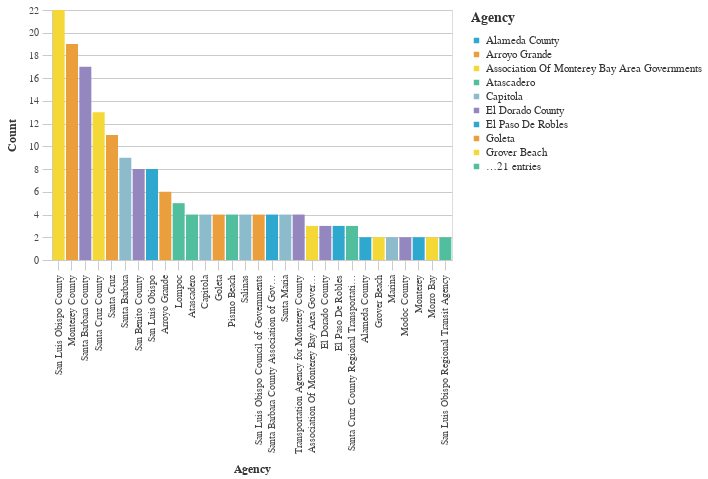

The notebook cell this image was saved under:
### Markdown cell above
## Agencies With The Most Unique Prefix Codes

### Code cell
#Bar chart Agencies With The Most Unique Prefix Codes
    
chart3 = (_dla_utils_reports.basic_bar_chart_no_save(((_dla_utils_reports.get_nunique(df, 'prefix', 'primary_agency_name')).head(30)),
                            'primary_agency_name', 'n', 'primary_agency_name', district))
    
display(chart3)

### Figure 1 — Vega-Lite specification as saved in the notebook (floating-point values rounded to 4 significant figures)
{"config": {"view": {"continuousWidth": 400, "continuousHeight": 300}, "axis": {"domainColor": "#cbcbcb", "grid": true, "gridColor": "#cbcbcb", "gridWidth": 1, "labelColor": "#474747", "labelFont": "Nunito Sans", "labelFontSize": 10, "labelPadding": 4, "tickColor": "#cbcbcb", "tickSize": 10, "titleColor": "#333", "titleFont": "Raleway", "titleFontSize": 12, "titlePadding": 10}, "axisBand": {"grid": false}, "background": "white", "font": "Raleway", "header": {"labelFont": "Nunito Sans", "titleFont": "Raleway"}, "legend": {"labelColor": "#333", "labelFont": "Nunito Sans", "labelFontSize": 11, "labelLimit": 0, "padding": 1, "symbolSize": 30, "symbolType": "square", "titleColor": "#333", "titleFont": "Raleway", "titleFontSize": 14, "titlePadding": 10}, "title": {"anchor": "middle", "font": "Raleway", "fontSize": 18, "fontWeight": 300, "offset": 20}}, "data": {"name": "data-abfcee5489febf814c4fbb24626f2bd7"}, "mark": "bar", "encoding": {"color": {"field": "primary_agency_name", "legend": {"symbolLimit": 10, "title": "Agency"}, "scale": {"range": ["#2EA8CE", "#EB9F3C", "#F4D837", "#51BF9D", "#8CBCCB", "#9487C0"]}, "type": "nominal"}, "tooltip": [{"field": "primary_agency_name", "type": "nominal"}, {"field": "n", "type": "quantitative"}], "x": {"field": "primary_agency_name", "sort": "-y", "title": "Agency", "type": "nominal"}, "y": {"field": "n", "title": "Count", "type": "quantitative"}}, "height": 250, "width": 400, "$schema": "https://vega.github.io/schema/vega-lite/v4.17.0.json", "datasets": {"data-abfcee5489febf814c4fbb24626f2bd7": [{"primary_agency_name": "San Luis Obispo County", "n": 22}, {"primary_agency_name": "Monterey County", "n": 19}, {"primary_agency_name": "Santa Barbara County", "n": 17}, {"primary_agency_name": "Santa Cruz County", "n": 13}, {"primary_agency_name": "Santa Cruz", "n": 11}, {"primary_agency_name": "Santa Barbara", "n": 9}, {"primary_agency_name": "San Benito County", "n": 8}, {"primary_agency_name": "San Luis Obispo", "n": 8}, {"primary_agency_name": "Arroyo Grande", "n": 6}, {"primary_agency_name": "Lompoc", "n": 5}, {"primary_agency_name": "Atascadero", "n": 4}, {"primary_agency_name": "Capitola", "n": 4}, {"primary_agency_name": "Goleta", "n": 4}, {"primary_agency_name": "Pismo Beach", "n": 4}, {"primary_agency_name": "Salinas", "n": 4}, {"primary_agency_name": "San Luis Obispo Council of Governments", "n": 4}, {"primary_agency_name": "Santa Barbara County Association of Governments", "n": 4}, {"primary_agency_name": "Santa Maria", "n": 4}, {"primary_agency_name": "Transportation Agency for Monterey County", "n": 4}, {"primary_agency_name": "Association Of Monterey Bay Area Governments", "n": 3}, {"primary_agency_name": "El Dorado County", "n": 3}, {"primary_agency_name": "El Paso De Robles", "n": 3}, {"primary_agency_name": "Santa Cruz County Regional Transportation Commission", "n": 3}, {"primary_agency_name": "Alameda County", "n": 2}, {"primary_agency_name": "Grover Beach", "n": 2}, {"primary_agency_name": "Marina", "n": 2}, {"primary_agency_name": "Modoc County", "n": 2}, {"primary_agency_name": "Monterey", "n": 2}, {"primary_agency_name": "Morro Bay", "n": 2}, {"primary_agency_name": "San Luis Obispo Regional Transit Agency", "n": 2}]}}
